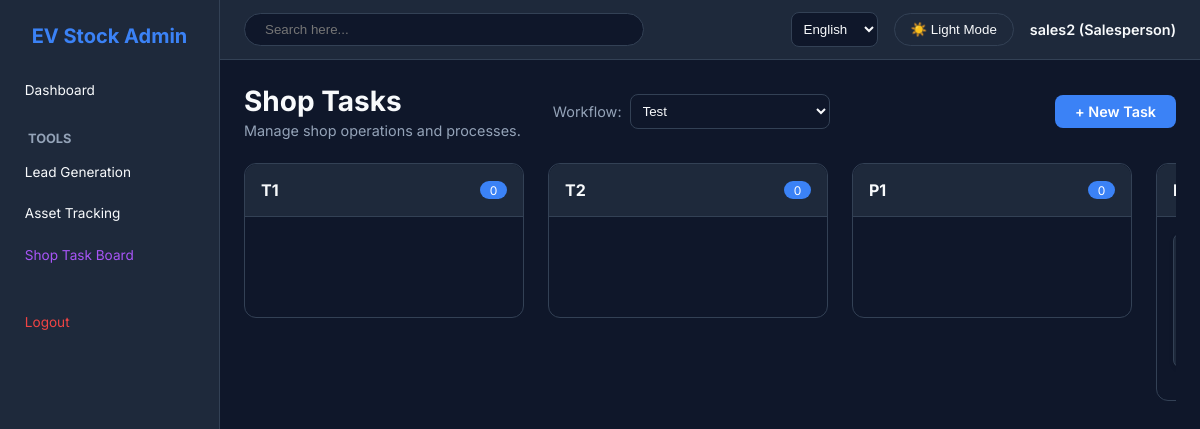
/tasks/board/?template=1 (signed in), run on an earlier commit of the app's database.
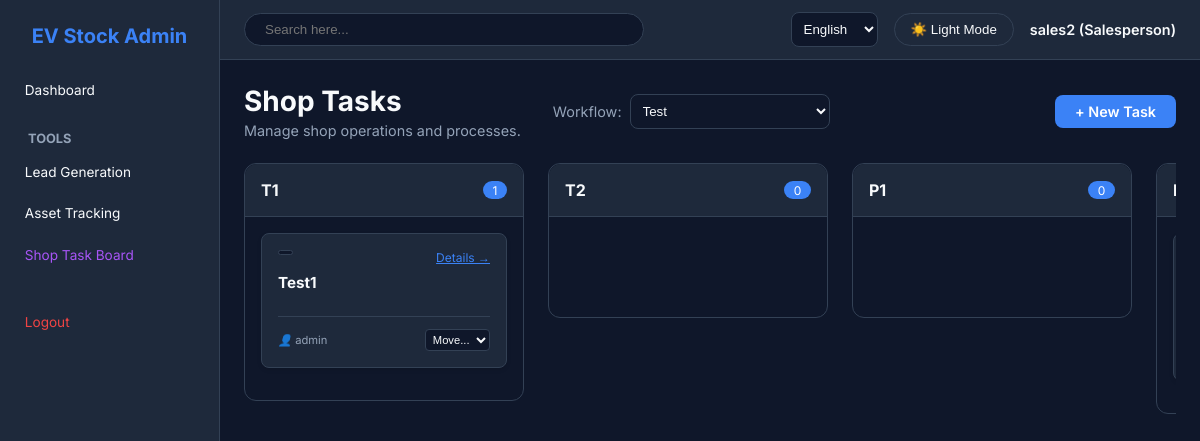
And on a later commit of the database.
### tasks/models.py (models this page shows, shortened)
class TaskStage(models.Model):
    STAGE_TYPES = [
        ('START', 'Start'),
        ('MIDDLE', 'Ongoing'),
        ('END', 'End'),
    ]
    template = models.ForeignKey(TaskTemplate, on_delete=models.CASCADE, related_name='stages')
    name = models.CharField(max_length=100)
    stage_type = models.CharField(max_length=10, choices=STAGE_TYPES, default='MIDDLE')
    order = models.PositiveIntegerField(default=0)
    class Meta:
        ordering = ['order']

class ShopTask(models.Model):
    template = models.ForeignKey(TaskTemplate, on_delete=models.CASCADE)
    task_number = models.CharField(max_length=20, unique=True, blank=True)
    title = models.CharField(max_length=200)
    description = models.TextField(blank=True, null=True)
    current_stage = models.ForeignKey(TaskStage, on_delete=models.PROTECT)
    assigned_to = models.ForeignKey(settings.AUTH_USER_MODEL, on_delete=models.SET_NULL, null=True, blank=True, related_name='tasks_assigned')
    external_assignee = models.CharField(max_length=100, blank=True, null=True)
    created_at = models.DateTimeField(auto_now_add=True)
    updated_at = models.DateTimeField(auto_now=True)

### core/models.py (models this page shows, shortened)
class User(AbstractUser):
    ROLE_CHOICES = (
        ('ADMIN', 'Admin'),
        ('SALES', 'Salesperson'),
        ('CUSTOMER', 'Customer'),
    )
    role = models.CharField(max_length=10, choices=ROLE_CHOICES, default='SALES')
    phone_number = models.CharField(max_length=20, blank=True, null=True)
    aadhar_number = models.CharField(max_length=20, blank=True, null=True)
    pan_number = models.CharField(max_length=20, blank=True, null=True)
    aadhar_front_photo = models.ImageField(upload_to='customers/aadhar/', blank=True, null=True)
    aadhar_back_photo = models.ImageField(upload_to='customers/aadhar/', blank=True, null=True)
    pan_photo = models.ImageField(upload_to='customers/pan/', blank=True, null=True)
    misc = models.JSONField(default=dict, blank=True, null=True)

### tasks/views.py (the view)
# urls.py: path('board/', views.board_view, name='board_view'),
@login_required
def board_view(request):
    template_id = request.GET.get('template')
    templates = TaskTemplate.objects.all()
    active_template = None
    stages = []
    tasks_by_stage = {}
    if template_id:
        active_template = get_object_or_404(TaskTemplate, id=template_id)
        stages = active_template.stages.all()
        for stage in stages:
            tasks_by_stage[stage.id] = ShopTask.objects.filter(current_stage=stage).select_related('assigned_to')
    elif templates.exists():
        active_template = templates.first()
        return redirect(f"/tasks/board/?template={active_template.id}")
    return render(request, 'tasks/board.html', {
        'templates': templates,
        'active_template': active_template,
        'stages': stages,
        'tasks_by_stage': tasks_by_stage
    })

### tasks/templatetags/tasks_extras.py (called while the page is built)
@register.filter
def dict_get(dictionary, key):
    return dictionary.get(key)

### templates/tasks/board.html (shortened to what this page needs)
{% extends 'base.html' %}
{% load i18n %}
{% load tasks_extras %}
{% block content %}
<div class="header" style="margin-bottom: 1.5rem;">
    <div style="display: flex; align-items: center; gap: 2rem;">
        <div>
            <h1>{% trans "Shop Tasks" %}</h1>
            <p style="color: var(--text-muted); margin-top: 0.25rem;">{% trans "Manage shop operations and processes." %}</p>
        </div>
        <form method="get" id="template-filter" style="display: flex; align-items: center; gap: 0.5rem;">
            <label style="color: var(--text-muted); font-size: 0.9rem;">{% trans "Workflow:" %}</label>
            <select name="template" onchange="this.form.submit()" class="language-dropdown" style="min-width: 200px;">
                {% for t in templates %}
                <option value="{{ t.id }}" {% if t.id == active_template.id %}selected{% endif %}>{{ t.name }}</option>
                {% endfor %}
            </select>
        </form>
    </div>
    <div style="display: flex; gap: 0.5rem;">
        <a href="{% url 'add_task' %}" class="btn">{% trans "+ New Task" %}</a>
    </div>
</div>
{% if active_template %}
<div class="kanban-container">
    {% for stage in stages %}
    <div class="kanban-column" data-stage-id="{{ stage.id }}" data-stage-type="{{ stage.stage_type }}">
        <div class="column-header">
            <h3 style="font-size: 1rem; font-weight: 700;">{{ stage.name }}</h3>
            <span style="background: var(--primary); color: white; padding: 0.1rem 0.6rem; border-radius: 12px; font-size: 0.75rem;">
                {{ tasks_by_stage|dict_get:stage.id|length }}
            </span>
        </div>
        <div class="column-body" ondrop="drop(event)" ondragover="allowDrop(event)" ondragleave="dragLeave(event)">
            {% for task in tasks_by_stage|dict_get:stage.id %}
            <div class="task-card {% if task.current_stage.stage_type == 'END' %}task-completed{% endif %}" draggable="true" ondragstart="drag(event)" id="task-{{ task.id }}" data-task-id="{{ task.id }}">
                <div style="display: flex; justify-content: space-between; align-items: flex-start; margin-bottom: 0.5rem;">
                    <span style="font-size: 0.75rem; font-weight: 700; background: var(--bg-color); padding: 0.1rem 0.4rem; border-radius: 4px; border: 1px solid var(--border-color);">
                    </span>
                    <a href="{% url 'task_detail' task.id %}" style="font-size: 0.75rem; color: var(--primary);">{% trans "Details →" %}</a>
                </div>
                <h4 style="font-size: 0.95rem; margin-bottom: 0.5rem;">{{ task.title }}</h4>
                <div style="display: flex; justify-content: space-between; align-items: center; margin-top: 1rem; padding-top: 0.75rem; border-top: 1px solid var(--border-color);">
                    <div style="display: flex; flex-direction: column; gap: 0.1rem;">
                        <span style="font-size: 0.7rem; color: var(--text-muted);">
                            <i style="color: var(--primary);">👤</i> {{ task.assigned_to.username }}
                        </span>
                    </div>
                    <div class="fallback-move" style="display: flex; gap: 0.25rem;">
                        <form action="{% url 'update_task_stage' task.id %}" method="post" style="margin:0;">
                            <select name="stage_id" onchange="this.form.submit()" style="font-size: 0.7rem; padding: 0.2rem; border-radius: 4px; background: var(--bg-color); color: var(--text-color); border: 1px solid var(--border-color);">
                                <option value="" selected disabled>Move...</option>
                            </select>
                        </form>
                    </div>
                </div>
            </div>
            {% endfor %}
        </div>
    </div>
    {% endfor %}
</div>
{% else %}
<div class="card" style="text-align: center; padding: 3rem;">
    <p style="color: var(--text-muted);">{% trans "Please select or create a template to view the task board." %}</p>
</div>
{% endif %}
{% endblock %}

What changed in the data, as far as the page shows it:
changed TaskStage (number 1 of 3 on the later page): gains ShopTask (title "Test1", assigned_to.username "admin"); id "0" → "1"
